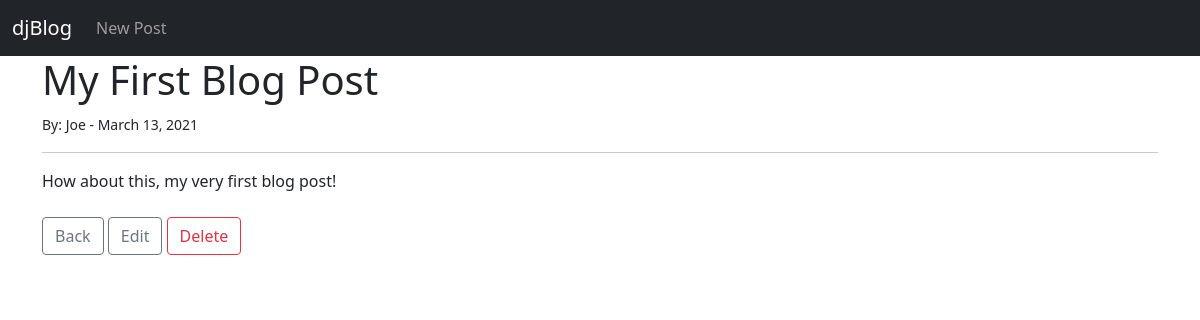
Before: /post/1 with the older database file.
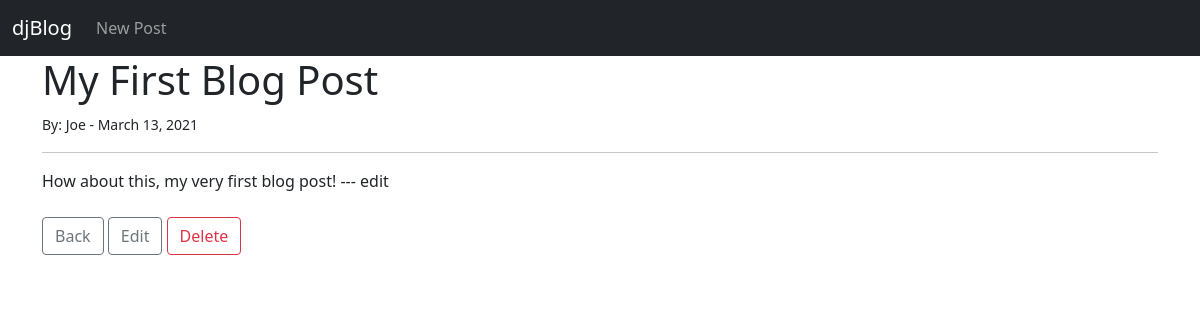
After: the same page with the newer database file.
### blog/models.py (models this page shows, shortened)
class Post(models.Model):
    title = models.CharField(max_length=255)
    title_tag = models.CharField(max_length=20)
    author = models.ForeignKey(User, on_delete=models.CASCADE)
    body = models.TextField()
    date_created = models.DateField(auto_now_add=True)

### blog/views.py (the view)
# urls.py: path('post/<int:pk>', PostDetailView.as_view(), name='post-detail'),
class PostDetailView(DetailView):
    model = Post
    template_name = 'postDetail.html'

### blog/templates/postDetail.html (shortened to what this page needs)
{% extends 'base.html' %}
{% block content %}
<h1>{{ post.title }}</h1>
<small>By: {{ post.author.first_name }}
    - {{ post.date_created }}
</small>
<hr>
{{ post.body }}
<br><br>
<a href="{% url 'home' %}" class="btn btn-outline-secondary">Back</a>
<a href="{% url 'post-edit' post.pk %}" class="btn btn-outline-secondary">Edit</a>
<a href="{% url 'post-delete' post.pk %}" class="btn btn-outline-danger">Delete</a>
{% endblock %}

Changed rows visible on the page:
changed Post "My First Blog Post": body "How about this, my very first blog post!" → "How about this, my very first blog post! --- edit"
